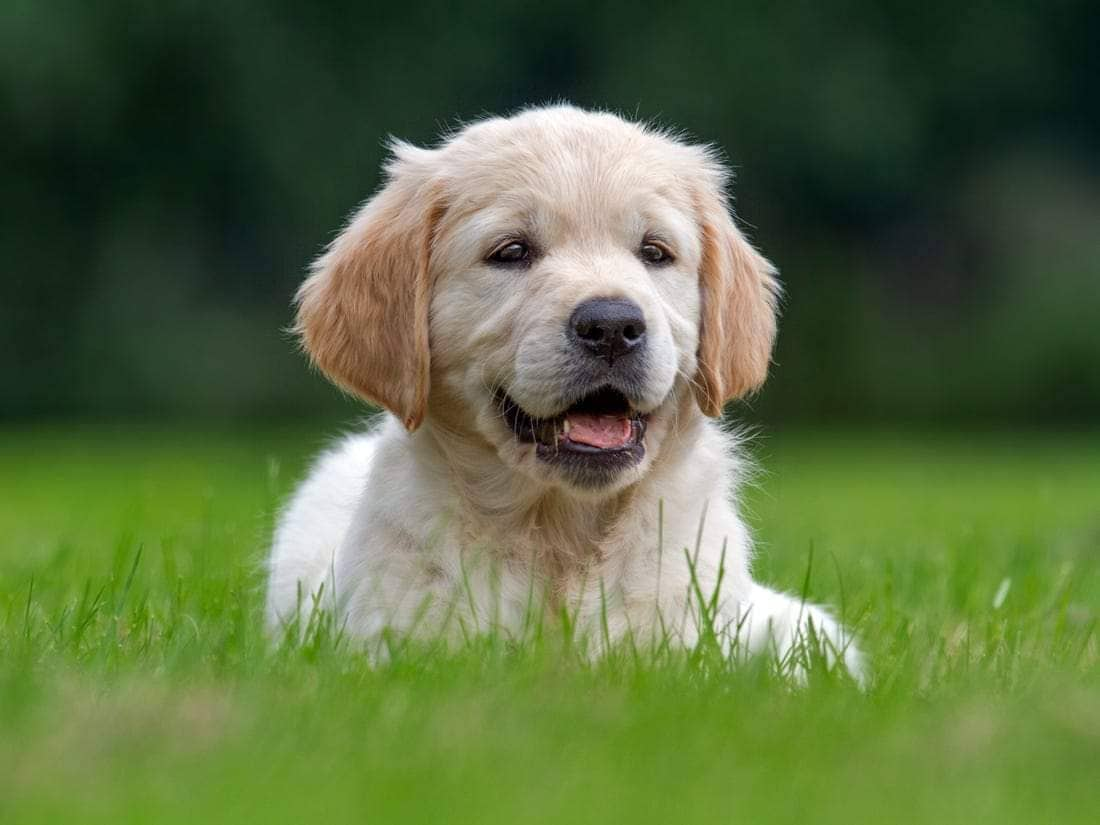
#> input picture dog.jpg, 1100 x 825 px
$ jupyter execute Untitled.ipynb
#> lines starting #> are read from the running program, lines starting #| are printed output that depends on the picture; after the words box and inside, x2 and y2 are one past the last pixel; in counts of white or black regions, pixels touching at a corner belong together
[cell 1]
import cv2
import numpy as np
import matplotlib.pyplot as plt

[cell 2]
# Hảm hiển thị 2 ảnh khác nhau

def show_image(image1, image2, title1='1', title2='2'):
    f, ax = plt.subplots(nrows=1, ncols=2, figsize=(12, 12))
    ax[0].imshow(image1)
    ax[0].axis('off')
    ax[0].title.set_text(title1)
    ax[1].imshow(image2, cmap='gray')
    ax[1].axis('off')
    ax[1].title.set_text(title2)
    plt.show()

[cell 3]
# Đọc ảnh bằng openCV:
image = cv2.imread('dog.jpg')
#> image is the input picture: shape (825, 1100, 3); mean B, G, R 65.5, 107.7, 90
# Chuyển ảnh từ màu BGR sang RGB:
image = cv2.cvtColor(image, cv2.COLOR_BGR2RGB)
# Hiển thị ảnh bằng matplotlib
plt.imshow(image)
plt.show()

[cell 4]
# Thực hiện resize ảnh: theo kích thước 384x384 (WxH)
image_resize = cv2.resize(image, (384, 384))
plt.imshow(image_resize)

[cell 5]
# Crop ảnh theo kích thước ngẫu nhiên
image_crop = image[200: 500, 500: 800]
plt.imshow(image_crop)

#cv2.imwrite('image_crop.jpg', cv2.cvtColor(image_crop, cv2.COLOR_RGB2BGR))

[cell 6]
# Xoay ảnh
image_rotate = cv2.rotate(image, cv2.ROTATE_90_CLOCKWISE)
show_image(image, image_rotate, 'original', 'rotate 90')

[cell 7]
# Hàm chuyển đổi độ sáng của ảnh
# g(x,y)=a∗f(x,y)+b
def change_brightness(img, alpha, beta):
#> called with alpha = 1, beta = 100
    img_new = np.asarray(alpha*img + beta, dtype=int)
    img_new[img_new>255] = 255
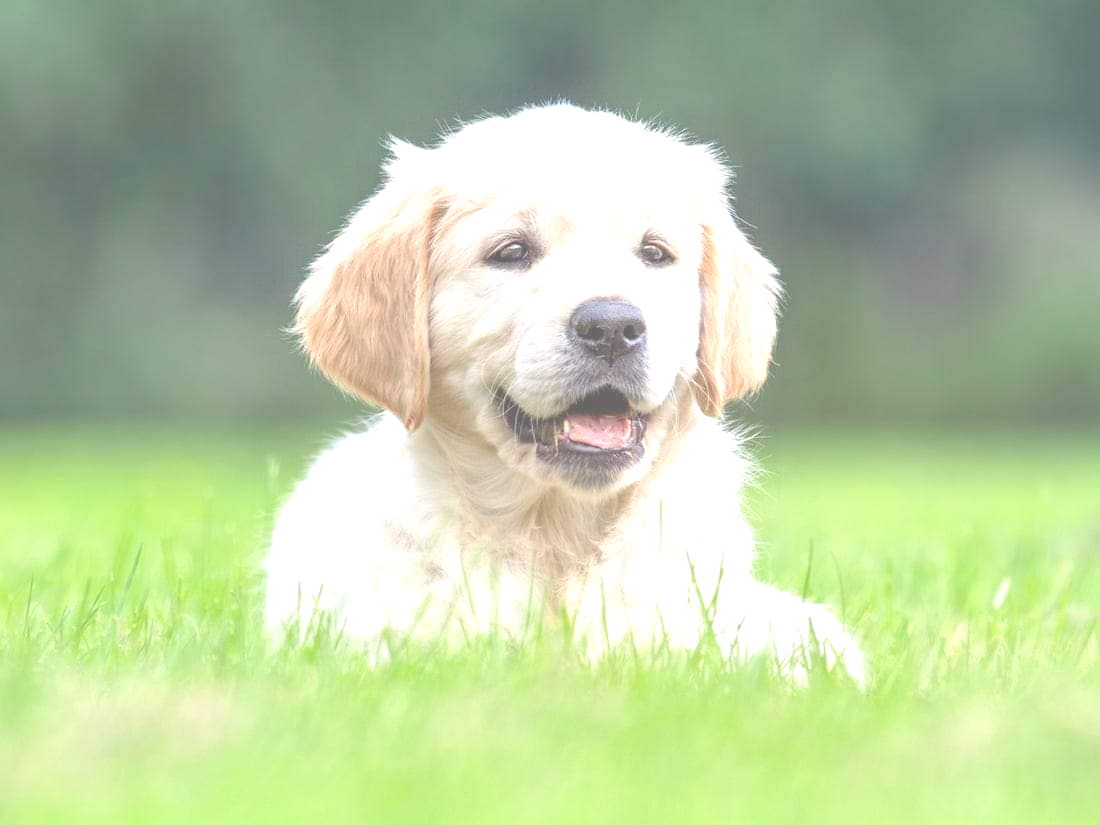
#> img_new: shape (825, 1100, 3) int64; mean R, G, B 183.4, 202.1, 160.8
    img_new[img_new<0] = 0
    return img_new

alpha = 1.0
beta = 100
image_brig = change_brightness(image, alpha, beta)
show_image(image, image_brig, 'original', 'after change brightness')
#> call 2 of show_image, with title1 = 'original', title2 = 'after change brightness'
#> in show_image (call 2), `plt.show()`:
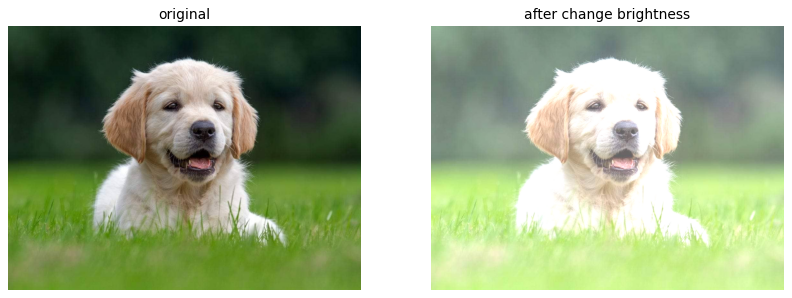
#> figure drawn by matplotlib, 2 panels

[cell 8]
# Hàm hiển thị ảnh nhị phân
def convert_to_binary(img, thresh=100):
#> called with thresh = 100
    img_grayscale = cv2.cvtColor(img, cv2.COLOR_RGB2GRAY)
    thresh, img_binary = cv2.threshold(img_grayscale, thresh, maxval=255, type=cv2.THRESH_BINARY)
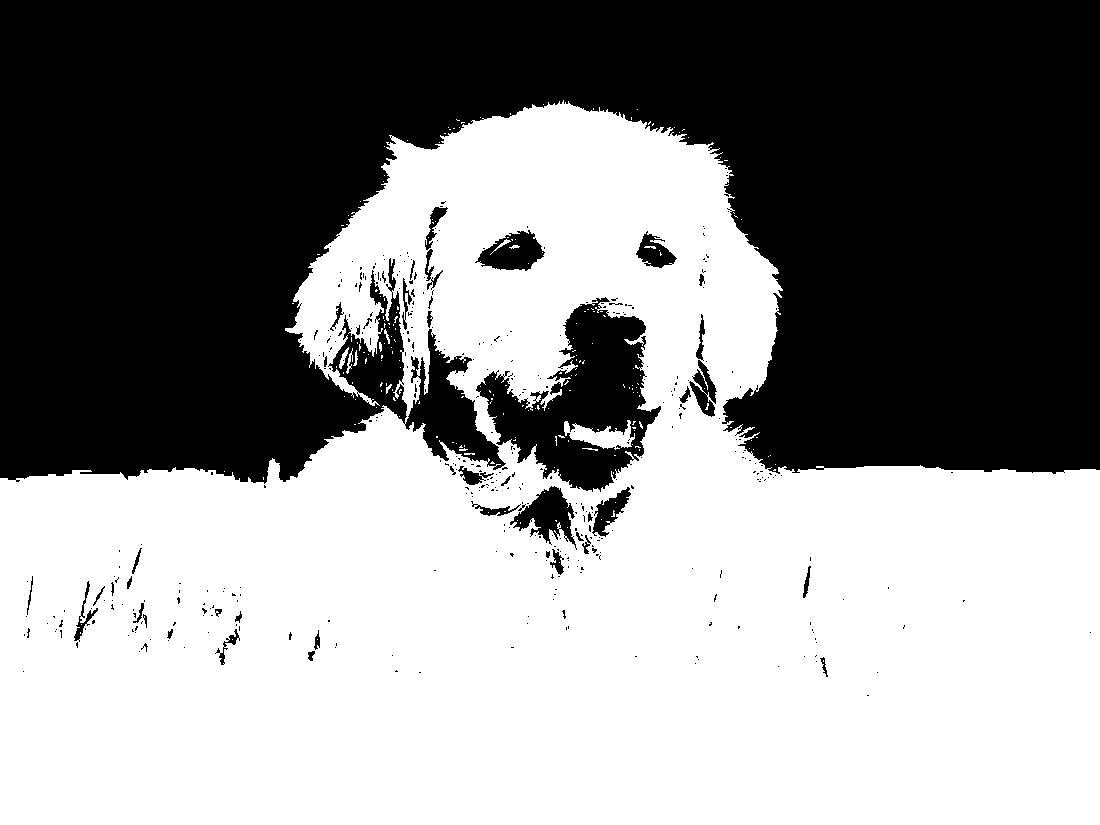
#> img_binary: shape (825, 1100); 54.4% white; 420 black regions (372 under 20 px), largest, box (x1, y1, x2, y2) and area: (0, 0, 1100, 484) 386217, (476, 297, 661, 492) 16804, (510, 486, 577, 550) 1894
#> thresh = 100
    return img_binary

image_binary = convert_to_binary(image)
show_image(image, image_binary, 'original', 'binary image')

[cell 9]
# Cân bằng độ sáng với openCV
equalized_image = cv2.equalizeHist(cv2.cvtColor(image, cv2.COLOR_RGB2GRAY))
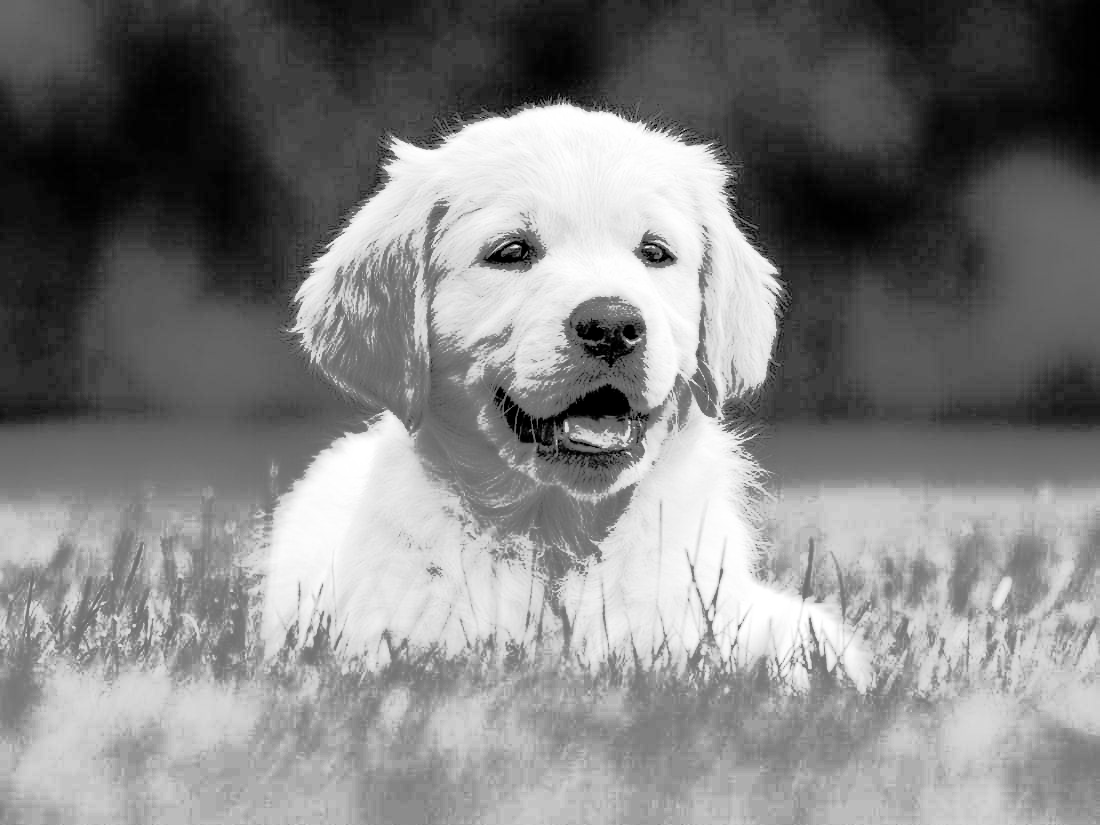
#> equalized_image: shape (825, 1100); min 0, max 255, mean 128.7
show_image(image, equalized_image, 'original', 'image with equalize histogram')

[cell 10]
# Làm mờ ảnh với bộ lọc gauss
KERNEL_WIDTH = 15
KERNEL_HEIGHT = 15
SIGMA_X = 4
SIGMA_Y = 4
gauss_blur_image = cv2.GaussianBlur(image, ksize=(KERNEL_WIDTH, KERNEL_HEIGHT), sigmaX=SIGMA_X, sigmaY=SIGMA_Y)
show_image(image, gauss_blur_image, 'original', 'gauss blur image')

[cell 11]
KERNEL_SIZE = 15
median_blur_image = cv2.medianBlur(image, KERNEL_SIZE)
show_image(image, median_blur_image, 'original', 'median blur image')

[cell 12]
# Phát hiện cạnh với openCV
t_lower = 100
t_upper = 150

edge_image= cv2.Canny(image, t_lower, t_upper)
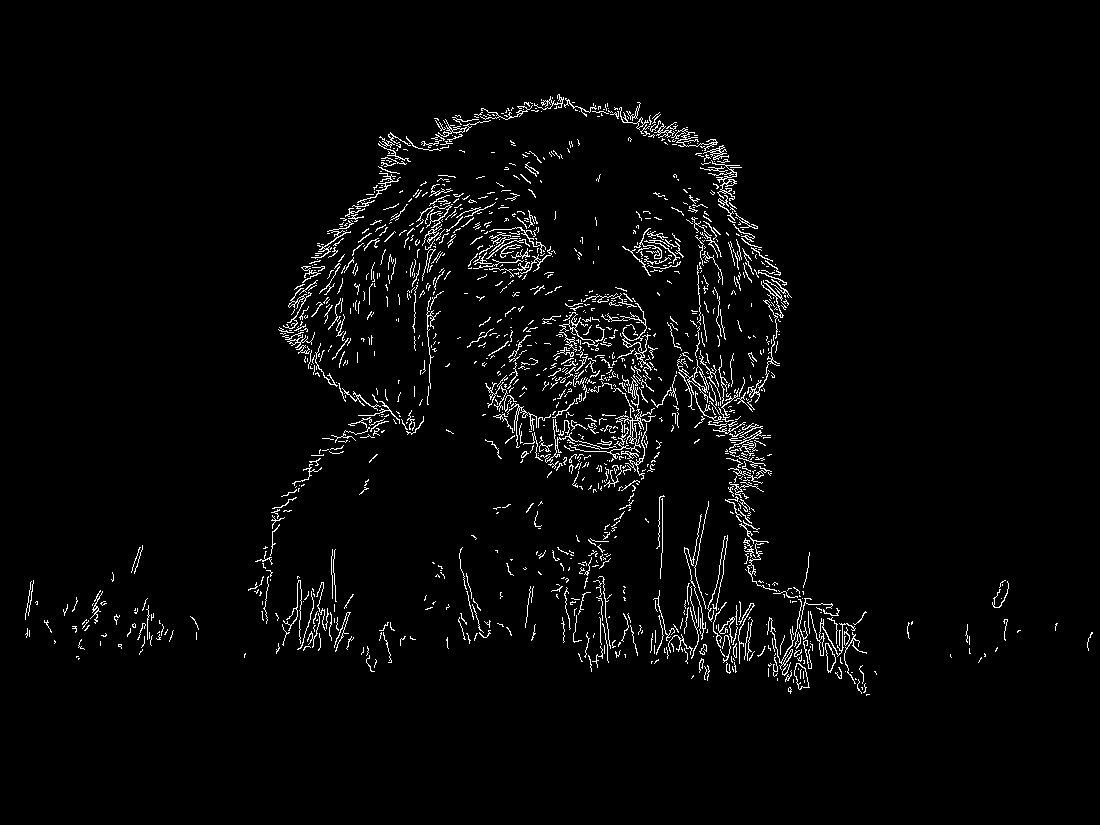
#> edge_image: shape (825, 1100); 2.9% white in thin lines or dots, all inside (x1, y1, x2, y2) = (25, 94, 1093, 696)
show_image(image, edge_image, 'original', 'edge image')

#cv2.imwrite('edge_image.jpg', edge_image)
